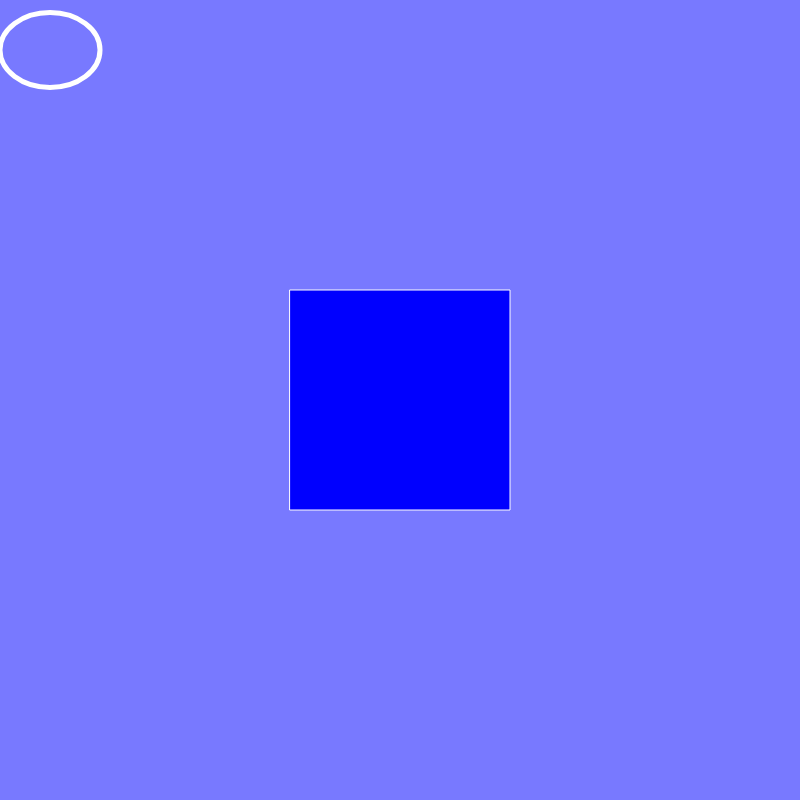
Frame 1 (no input)
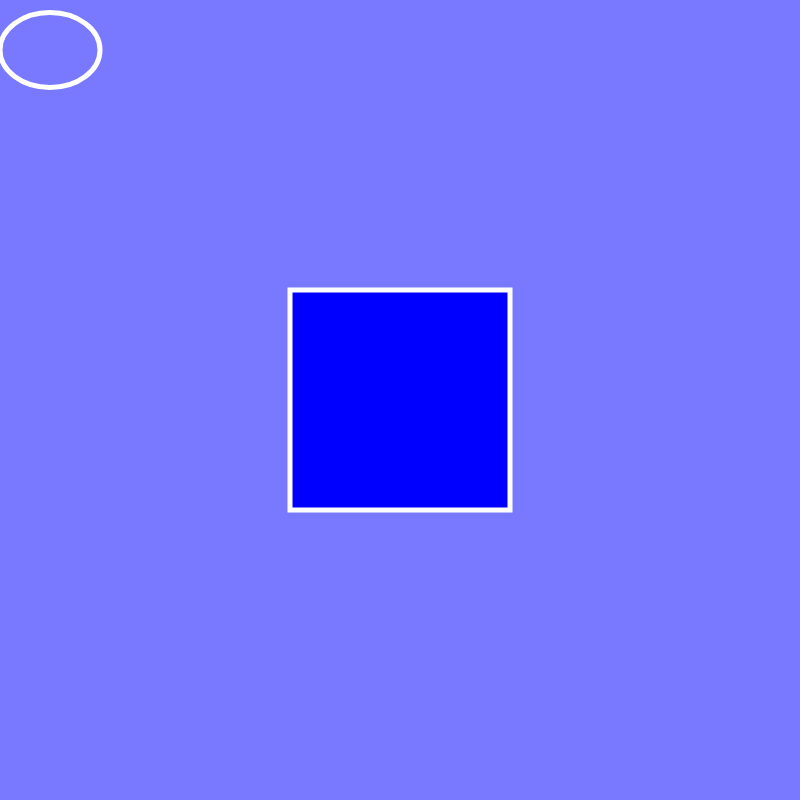
Frame 60 (no input)
Frame 120 (the mouse pressed at the canvas centre since frame 60): identical to frame 60, image omitted

The p5.js sketch that drew these frames (run headless with seeded random() and noise() and a simulated clock; from frame 60 on, the mouse is pressed at the canvas centre):

// p5.js sketch
// ── sketch.js
function setup() {
  createCanvas(800, 800);
  console.log("hello word")
}

function draw() {
  background(120, 121, 546);

  rectMode(CENTER)

  // the important part is the order of we call the functions
  fill(0, 0, 255)
  stroke(255,255,255)
  rect(400, 400, 220, 220)
  
  strokeWeight(5)

  fill(255, 0, 255)
  noFill()
  ellipse(50,50,100,75)
}
